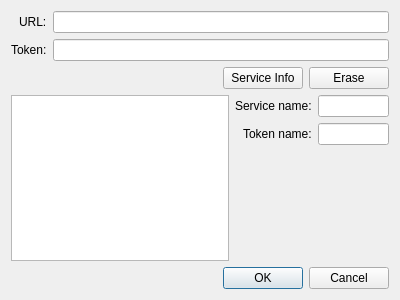
<?xml version="1.0" encoding="UTF-8"?>
<ui version="4.0">
 <class>DlgRecordsManagement</class>
 <widget class="QDialog" name="DlgRecordsManagement">
  <property name="geometry">
   <rect>
    <x>0</x>
    <y>0</y>
    <width>400</width>
    <height>300</height>
   </rect>
  </property>
  <property name="windowTitle">
   <string>Records Management Settings</string>
  </property>
  <layout class="QVBoxLayout" name="verticalLayout">
   <item>
    <layout class="QFormLayout" name="formLayout">
     <property name="fieldGrowthPolicy">
      <enum>QFormLayout::AllNonFixedFieldsGrow</enum>
     </property>
     <property name="labelAlignment">
      <set>Qt::AlignRight|Qt::AlignTrailing|Qt::AlignVCenter</set>
     </property>
     <item row="0" column="0">
      <widget class="QLabel" name="urlLabel">
       <property name="toolTip">
        <string>Service location URL.</string>
       </property>
       <property name="text">
        <string>URL:</string>
       </property>
      </widget>
     </item>
     <item row="0" column="1">
      <widget class="QLineEdit" name="urlLine"/>
     </item>
     <item row="1" column="0">
      <widget class="QLabel" name="tokenLabel">
       <property name="toolTip">
        <string>Access token into the records management service.</string>
       </property>
       <property name="text">
        <string>Token:</string>
       </property>
      </widget>
     </item>
     <item row="1" column="1">
      <widget class="QLineEdit" name="tokenLine"/>
     </item>
    </layout>
   </item>
   <item>
    <layout class="QHBoxLayout" name="horizontalLayout">
     <item>
      <spacer name="horizontalSpacer">
       <property name="orientation">
        <enum>Qt::Horizontal</enum>
       </property>
       <property name="sizeHint" stdset="0">
        <size>
         <width>40</width>
         <height>20</height>
        </size>
       </property>
      </spacer>
     </item>
     <item>
      <widget class="QPushButton" name="infoButton">
       <property name="text">
        <string>Service Info</string>
       </property>
      </widget>
     </item>
     <item>
      <widget class="QPushButton" name="eraseButton">
       <property name="text">
        <string>Erase</string>
       </property>
      </widget>
     </item>
    </layout>
   </item>
   <item>
    <layout class="QHBoxLayout" name="horizontalLayout_2">
     <item>
      <widget class="SvgView" name="graphicsView"/>
     </item>
     <item>
      <layout class="QFormLayout" name="formLayout_2">
       <property name="fieldGrowthPolicy">
        <enum>QFormLayout::AllNonFixedFieldsGrow</enum>
       </property>
       <property name="labelAlignment">
        <set>Qt::AlignRight|Qt::AlignTrailing|Qt::AlignVCenter</set>
       </property>
       <item row="0" column="0">
        <widget class="QLabel" name="nameLabel">
         <property name="text">
          <string>Service name:</string>
         </property>
        </widget>
       </item>
       <item row="0" column="1">
        <widget class="QLineEdit" name="nameLine"/>
       </item>
       <item row="1" column="0">
        <widget class="QLabel" name="tokenNameLabel">
         <property name="text">
          <string>Token name:</string>
         </property>
        </widget>
       </item>
       <item row="1" column="1">
        <widget class="QLineEdit" name="tokenNameLine"/>
       </item>
      </layout>
     </item>
    </layout>
   </item>
   <item>
    <widget class="QDialogButtonBox" name="buttonBox">
     <property name="orientation">
      <enum>Qt::Horizontal</enum>
     </property>
     <property name="standardButtons">
      <set>QDialogButtonBox::Cancel|QDialogButtonBox::Ok</set>
     </property>
    </widget>
   </item>
  </layout>
 </widget>
 <customwidgets>
  <customwidget>
   <class>SvgView</class>
   <extends>QGraphicsView</extends>
   <header>src/records_management/widgets/svg_view.h</header>
  </customwidget>
 </customwidgets>
 <resources/>
 <connections>
  <connection>
   <sender>buttonBox</sender>
   <signal>accepted()</signal>
   <receiver>DlgRecordsManagement</receiver>
   <slot>accept()</slot>
   <hints>
    <hint type="sourcelabel">
     <x>248</x>
     <y>254</y>
    </hint>
    <hint type="destinationlabel">
     <x>157</x>
     <y>274</y>
    </hint>
   </hints>
  </connection>
  <connection>
   <sender>buttonBox</sender>
   <signal>rejected()</signal>
   <receiver>DlgRecordsManagement</receiver>
   <slot>reject()</slot>
   <hints>
    <hint type="sourcelabel">
     <x>316</x>
     <y>260</y>
    </hint>
    <hint type="destinationlabel">
     <x>286</x>
     <y>274</y>
    </hint>
   </hints>
  </connection>
 </connections>
</ui>
